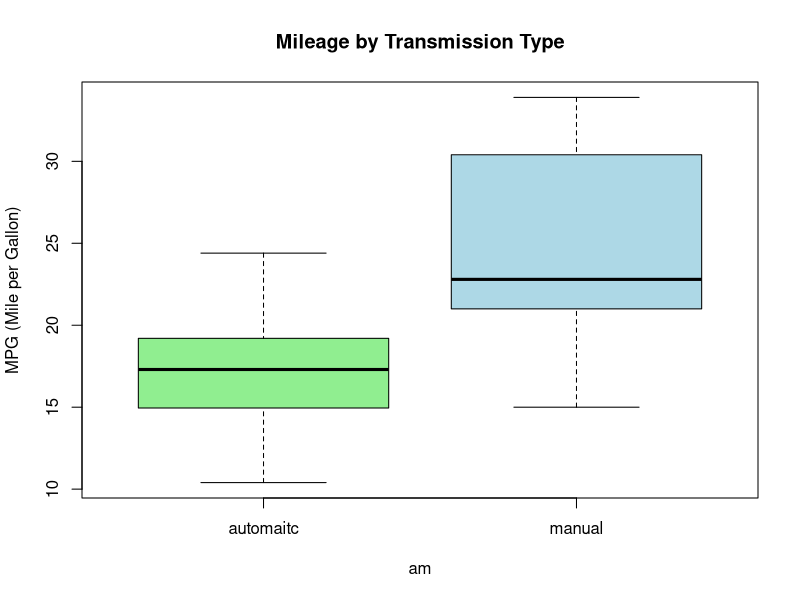
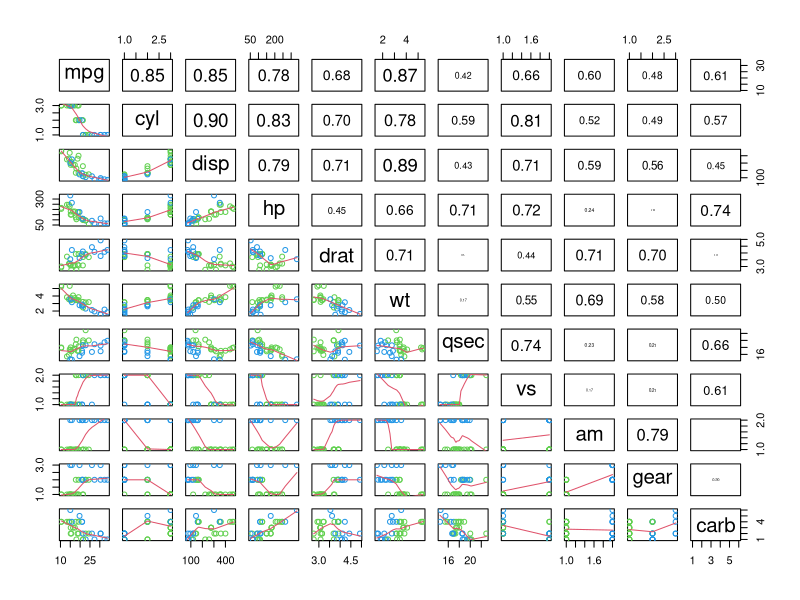
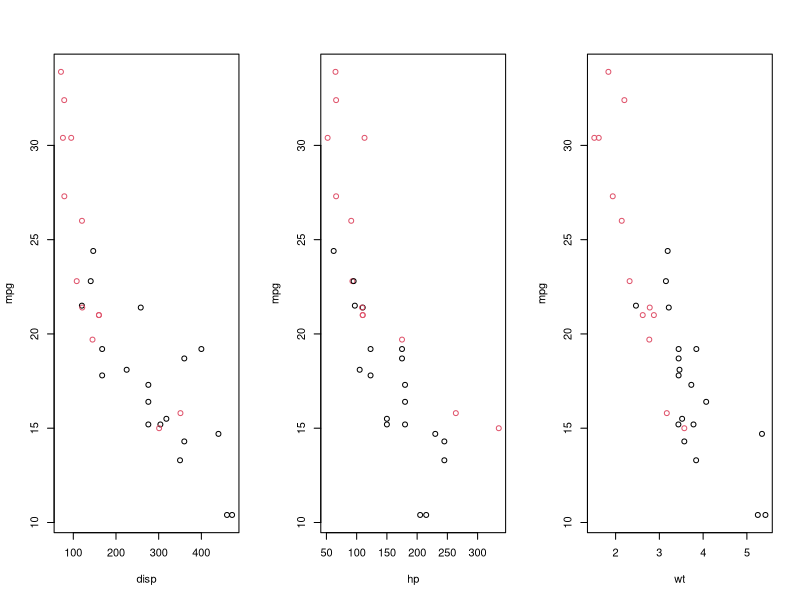

These charts were generated, in order, by the following R code:
## ---- chunk 1
knitr::opts_chunk$set(echo = TRUE)
## ---- chunk 2
#load mtcars data
data(mtcars)
## ---- chunk 3
mtcars$am = as.factor(mtcars$am)
levels(mtcars$am) = c("automatic", "manual")
mtcars$cyl = as.factor(mtcars$cyl)
mtcars$vs = as.factor(mtcars$vs)
mtcars$gear = as.factor(mtcars$gear)
mtcars$carb = as.factor(mtcars$carb)
## ---- chunk 4
with(mtcars, tapply(mpg, am, summary))

boxplot(mpg ~ am, data=mtcars, main="Mileage by Transmission Type", ylab="MPG (Mile per Gallon)",
        col=c("lightgreen","lightblue"), names=c("automaitc", "manual"))
## ---- chunk 5
mpg_automatic= mtcars[mtcars$am=="automatic",]$mpg ;mpg_manual= mtcars[mtcars$am=="manual",]$mpg
## ---- chunk 6
t.test(mpg_automatic, mpg_manual)
## ---- chunk 7
fitAll = lm(mpg ~ ., mtcars)
library(MASS)
bestFit = stepAIC(fitAll, direction="both")
## ---- chunk 8
summary(bestFit)
## ---- chunk 9
panel.cor <- function(x, y, digits = 2, prefix = "", cex.cor, ...)
{
    usr <- par("usr"); on.exit(par(usr))
    par(usr = c(0, 1, 0, 1))
    r <- abs(cor(x, y))
    txt <- format(c(r, 0.123456789), digits = digits)[1]
    txt <- paste0(prefix, txt)
    if(missing(cex.cor)) cex.cor <- 0.8/strwidth(txt)
    text(0.5, 0.5, txt, cex = cex.cor * r)
}
pairs(mtcars, lower.panel = panel.smooth, upper.panel = panel.cor,  col = 3 + (mtcars$am == "manual"))
## ---- chunk 10
#create a vector with mtcars's column names - "am"
x <- names(mtcars)
x <- x[! x == "am" & ! x == "mpg" ]
#tt <- data.frame()
#names(tt) <- c("formula", "coefficient", "P-Value")
for (i in 1:length(x)) {
    fml <- NULL; y <-NULL ; fit_temp <- NULL
    fml <- paste("mpg ~ am + ", x[i] )
    fit_temp <- lm(fml, data=mtcars) 
    y <- c(fml,round(summary(fit_temp)$coefficients[2,1],2),
           round(summary(fit_temp)$coefficients[2,4],2))
    y <- as.character(y); print(y)
   # tt <- rbind(tt,y)
}

## ---- chunk 11
par(mfrow=c(1,3))
with(mtcars, plot(disp, mpg, col=am))
with(mtcars, plot(hp, mpg, col=am))
with(mtcars, plot(wt, mpg, col=am))
## ---- chunk 12
fitAll <- lm(mpg ~ ., data=mtcars)
summary(fitAll)
library(car)
vif(fitAll)
## ---- chunk 13
fit_cyl_carb = lm(mpg ~ . - cyl - carb, data=mtcars)
anova(fitAll,fit_cyl_carb)
fit_l = lm(mpg ~ am + disp + hp +drat + wt + qsec +vs +gear, data=mtcars)
vif(fit_l)
fit_l_g = lm(mpg ~ am + disp + hp +drat + wt + qsec +vs, data=mtcars)
anova(fit_l, fit_l_g)
